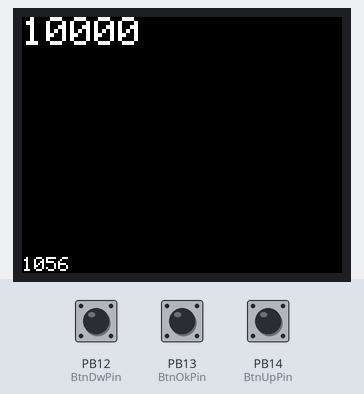
Bench run of a sketch on a simulated STM32 Blue Pill. Parts: 160×128 colour display. The test bench sets the inputs (shaded band); at power-on: PB12 (BtnDwPin) HIGH, PB13 (BtnOkPin) HIGH, PB14 (BtnUpPin) HIGH.

Above: at 1.3 s.
1.4 s: PB12 (BtnDwPin) pulled LOW for 0.15 s
At 2.6 s:
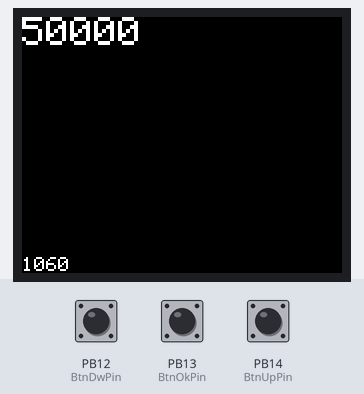
3.0 s: PB13 (BtnOkPin) pulled LOW for 0.15 s
At 3.8 s:
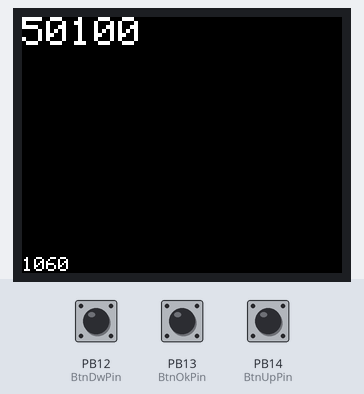
4.6 s: PB14 (BtnUpPin) pulled LOW for 0.15 s
At 5.16 s:
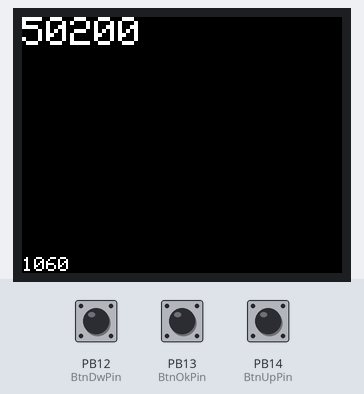
5.3 s: PB12 (BtnDwPin) pulled LOW for 1 s
At 5.65 s:
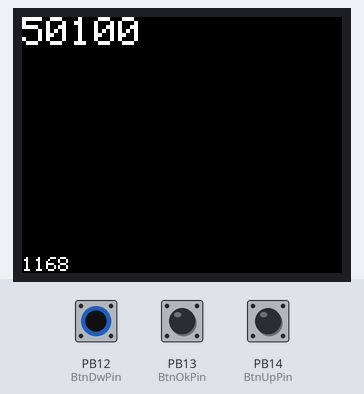
7.8 s: PB13 (BtnOkPin) pulled LOW for 1 s
At 8.15 s:
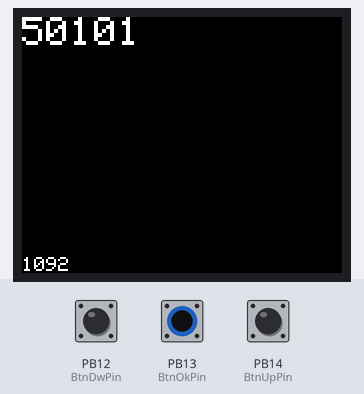
9.4 s: PB14 (BtnUpPin) pulled LOW for 1 s
At 11.02 s:
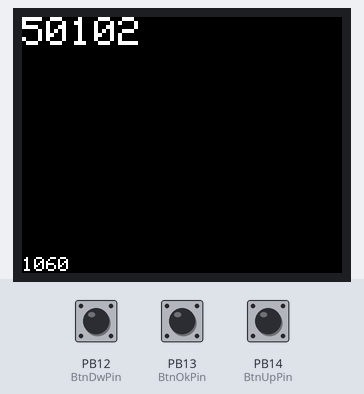
Timing chart, 0 to 12.0 s (numbered marks = the images above; inputs shaded):
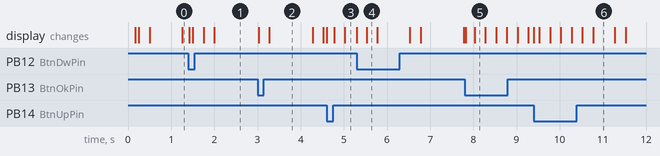

Measured:
- after the input at 1.4 s, the display: first changes at once (image 1 shows a later state)
- after the input at 3.0 s, the display: first changes at once (image 2 shows a later state)
- after the input at 4.6 s, the display: changes at once (image 3)
- after the input at 5.3 s, the display: first changes at once (image 4 shows a later state)
- after the input at 7.8 s, the display: first changes at once (image 5 shows a later state)
- after the input at 9.4 s, the display: changes at once (image 6)
- what the display in image 2 shows lasts 1.0 s, from 3.3 s to 4.3 s

The sketch:

Menu.ino
```cpp
#include <Adafruit_GFX.h>
#include <Adafruit_ST7735.h>
#include <SPI.h>

#define tft_CS     PA4
#define tft_RST    PA1
#define tft_DC     PA0
#define tft_LED    PB9

Adafruit_ST7735 tft = Adafruit_ST7735(tft_CS, tft_DC, tft_RST);

#define BtnUpPin  PB14
#define BtnOkPin  PB13
#define BtnDwPin  PB12


bool tftledMode = 1;
bool tftdimUp = 1;
int tftdimValue = 0;


int BtnUpState = 0;
int BtnUpOldState = 1;
int BtnOkState = 0;
int BtnOkOldState = 1;
int BtnDwState = 0;
int BtnDwOldState = 1;

bool ScrollBack = true;


unsigned int SelectedScreen = 10000;
unsigned int OldSelectedScreen;

int Screen1levelAmount = 5;
int Screen1levelDigit = 10000;
int Screen1levelSelected = 1;

int Screen2levelAmount = 10;
int Screen2levelDigit = 100;
int Screen2levelSelected = 0;

int Screen3levelAmount = 15;
int Screen3levelDigit = 1;
int Screen3levelSelected = 0;

int SelectedScreenDecode;

bool Screen1levelUpClick = false;
bool Screen2levelUpClick = false;
bool Screen3levelUpClick = false;

bool Screen1levelOkClick = false;
bool Screen2levelOkClick = false;
bool Screen3levelOkClick = false;

bool Screen1levelDwClick = false;
bool Screen2levelDwClick = false;
bool Screen3levelDwClick = false;

bool ScreenNeedFillBlack1level = true;
bool ScreenNeedFillBlack2level = false;
bool ScreenNeedFillBlack3level = false;

int GUIMenuElementSize = 20;
int GUIoffset = 5;


void setup(void) {
  tft.initR(INITR_BLACKTAB);
  tft.fillScreen(ST77XX_BLACK);
  tft.setRotation(3);

	pinMode(BtnUpPin, INPUT_PULLUP);
	pinMode(BtnOkPin, INPUT_PULLUP);
	pinMode(BtnDwPin, INPUT_PULLUP);
}

void loop() {
	UpdateScreen();
}


void UpdateScreen() {
	BtnHandler();
	ShowNum();
	fps(0.25, 0, 120);
}


void ShowNum() {
	if (SelectedScreen != OldSelectedScreen) {
		tft.setFont();
		tft.setTextSize(2);

		int16_t x1, y1;
		uint16_t w, h;
		tft.getTextBounds(String(SelectedScreen), 0, 0, &x1, &y1, &w, &h);
		tft.fillRect(0, 0, w, h, 0x0000);

		tft.setCursor(0, 0);
		tft.print(SelectedScreen);
		OldSelectedScreen = SelectedScreen;
	}
}


/*void RefreshScreen() {
	Screen1levelSelected = SelectedScreen / Screen1levelDigit;
	SelectedScreenDecode = SelectedScreen - (Screen1levelSelected * Screen1levelDigit);

	if (SelectedScreenDecode == 0) {
		// 1st level
			switch (Screen1levelSelected) {
				case 1:
					ScreenECMroad();
					break;
				case 2:
					ScreenTCMroad();
					break;
			}
	} else {
		SelectedScreenDecode = SelectedScreenDecode - (SelectedScreenDecode / Screen2levelDigit * Screen2levelDigit);
		if (SelectedScreenDecode == 0) {
			// 2nd level
			switch (Screen1levelSelected) {
				case 1:
					ScreenCMsMenu(ECMmenuHeader);
					break;
				case 2:
					ScreenCMsMenu(TCMmenuHeader);
					break;
			}
		} else {
			// 3rd level
			if (Screen1levelSelected == 1) {
				switch (Screen2levelSelected) {
					case 1:
						ScreenLevelUp(1);
						break;
					case 2:
						ScreenDataList(ECMsensHeader, ArrayECMsens, ArrayECMsensLen);
						break;
					case 3:
						ScreenDataList(ECMbitmasksHeader, ArrayECMbitmasks, ArrayECMbitmasksLen);
						break;
					case 4:
						ScreenDataList(ECMerrorsHeader, ArrayECMerrors, ArrayECMerrorsLen);
						break;
				}
			} else if (Screen1levelSelected == 2) {
				switch (Screen2levelSelected) {
					case 1:
						ScreenLevelUp(1);
						break;
					case 2:
						ScreenDataList(TCMsensHeader, ArrayTCMsens, ArrayTCMsensLen);
						break;
					case 3:
						ScreenDataList(TCMbitmasksHeader, ArrayTCMbitmasks, ArrayTCMbitmasksLen);
						break;
					case 4:
						ScreenDataList(TCMerrorsHeader, ArrayTCMerrors, ArrayTCMerrorsLen);
						break;
				}
			}
		}
	}

}


void ScreenLevelUp(byte LevelToReturn) {
	switch (LevelToReturn) {
		case 1:
			SelectedScreen = SelectedScreen / Screen1levelDigit * Screen1levelDigit;
			Screen2levelSelected = 0;
			Screen3levelSelected = 0;
			break;
		case 2:
			SelectedScreen = SelectedScreen / Screen2levelDigit * Screen2levelDigit;
			Screen3levelSelected = 0;
			break;
	}
	tft.fillScreen(ST77XX_BLACK);
}*/


void BtnUpClickEvent() {
	// up
	Screen1levelSelected = SelectedScreen / Screen1levelDigit;
	SelectedScreenDecode = SelectedScreen - (Screen1levelSelected * Screen1levelDigit);
	// SelectedScreenDecode m.11.22 -> 11.22

	if (SelectedScreenDecode == 0) {
		// 1st level
		if (ScrollBack == true) {
			if (Screen1levelSelected == Screen1levelAmount) {
				SelectedScreen = SelectedScreen - (Screen1levelSelected * Screen1levelDigit) + Screen1levelDigit;
				Screen1levelSelected =  1;
			} else {
				if (Screen1levelSelected < Screen1levelAmount) {
					SelectedScreen = SelectedScreen + Screen1levelDigit;
					Screen1levelSelected = Screen1levelSelected + 1;
				}
			}
		} else {
			if (Screen1levelSelected < Screen1levelAmount) {
				SelectedScreen = SelectedScreen + Screen1levelDigit;
				Screen1levelSelected = Screen1levelSelected + 1;
			}
		}

		if (ScreenNeedFillBlack1level) tft.fillScreen(ST77XX_BLACK);
		Screen1levelUpClick = true;

	} else {
		Screen2levelSelected = SelectedScreenDecode / Screen2levelDigit;
		SelectedScreenDecode = SelectedScreenDecode - (Screen2levelSelected * Screen2levelDigit);
		// SelectedScreenDecode 11.22 -> last 22

		if (SelectedScreenDecode == 0) {
			// 2nd level

			if (ScrollBack == true) {
				if (Screen2levelSelected == Screen2levelAmount) {
					SelectedScreen = SelectedScreen - (Screen2levelSelected * Screen2levelDigit) + Screen2levelDigit;
					Screen2levelSelected =  1;
				} else {
					if (Screen2levelSelected < Screen2levelAmount) {
						SelectedScreen = SelectedScreen + Screen2levelDigit;
						Screen2levelSelected = Screen2levelSelected + 1;
					}
				}
			} else {
				if (Screen2levelSelected < Screen2levelAmount) {
					SelectedScreen = SelectedScreen + Screen2levelDigit;
					Screen2levelSelected = Screen2levelSelected + 1;
				}
			}

			if (ScreenNeedFillBlack2level) tft.fillScreen(ST77XX_BLACK);
			Screen2levelUpClick = true;

		} else {
			// 3rd level
			Screen3levelSelected = SelectedScreenDecode;

			if (ScrollBack == true) {
				if (Screen3levelSelected == Screen3levelAmount) {
					SelectedScreen = SelectedScreen - (Screen3levelSelected * Screen3levelDigit) + Screen3levelDigit;
					Screen3levelSelected =  1;
				} else {
					if (Screen3levelSelected < Screen3levelAmount) {
						SelectedScreen = SelectedScreen + Screen3levelDigit;
						Screen3levelSelected = Screen3levelSelected + 1;
					}
				}
			} else if (Screen3levelSelected < Screen3levelAmount) {
					SelectedScreen = SelectedScreen + Screen3levelDigit;
					Screen3levelSelected = Screen3levelSelected + 1;
			}

			if (ScreenNeedFillBlack3level) tft.fillScreen(ST77XX_BLACK);
			Screen3levelUpClick = true;
		}
	}
}


void BtnOkClickEvent() {
	// ok
	Screen1levelSelected = SelectedScreen / Screen1levelDigit;
	SelectedScreenDecode = SelectedScreen - (Screen1levelSelected * Screen1levelDigit);

	if (SelectedScreenDecode == 0) {
		// 1st level
		SelectedScreen = SelectedScreen + Screen2levelDigit;
		Screen2levelSelected = 1;
		tft.fillScreen(ST77XX_BLACK);
		Screen1levelOkClick = true;
	} else {
		SelectedScreenDecode = SelectedScreenDecode - (SelectedScreenDecode / Screen2levelDigit * Screen2levelDigit);

		if (SelectedScreenDecode == 0) {
			// 2nd level
			SelectedScreen = SelectedScreen + Screen3levelDigit;
			Screen3levelSelected = 1;
			tft.fillScreen(ST77XX_BLACK);
			Screen2levelOkClick = true;
		} else {
			// 3rd level
			Screen3levelOkClick = true;
		}
	}
}


void BtnDwClickEvent() {
	// down
	Screen1levelSelected = SelectedScreen / Screen1levelDigit;
	SelectedScreenDecode = SelectedScreen - (Screen1levelSelected * Screen1levelDigit);

	if (SelectedScreenDecode == 0) {
		// 1st level

		if (ScrollBack = true) {
			if (Screen1levelSelected == 1) {
				SelectedScreen = Screen1levelDigit * Screen1levelAmount;
				Screen1levelSelected = Screen1levelAmount;
			} else {
				if (Screen1levelSelected > 1) {
					SelectedScreen = SelectedScreen - Screen1levelDigit;
					Screen1levelSelected = Screen1levelSelected - 1;
				}
			}
		} else {
			if (Screen1levelSelected > 1) {
				SelectedScreen = SelectedScreen - Screen1levelDigit;
				Screen1levelSelected = Screen1levelSelected - 1;
			}
		}

		if (ScreenNeedFillBlack1level) tft.fillScreen(ST77XX_BLACK);
		Screen1levelDwClick = true;

	} else {
		Screen2levelSelected = SelectedScreenDecode / Screen2levelDigit;
		SelectedScreenDecode = SelectedScreenDecode - (Screen2levelSelected * Screen2levelDigit);

		if (SelectedScreenDecode == 0) {
			// 2nd level

			if (ScrollBack = true) {
				if (Screen2levelSelected == 1) {
					SelectedScreen = SelectedScreen + (Screen2levelDigit * (Screen2levelAmount-1));
					Screen2levelSelected = Screen2levelAmount;
				} else {
					if (Screen2levelSelected > 1) {
						SelectedScreen = SelectedScreen - Screen2levelDigit;
						Screen2levelSelected = Screen2levelSelected - 1;
					}
				}
			} else {
				if (Screen2levelSelected > 1) {
					SelectedScreen = SelectedScreen - Screen2levelDigit;
					Screen2levelSelected = Screen2levelSelected - 1;
				}
			}

			if (ScreenNeedFillBlack2level) tft.fillScreen(ST77XX_BLACK);
			Screen2levelDwClick = true;

		} else {
			// 3rd level
			Screen3levelSelected = SelectedScreenDecode;

			if (ScrollBack = true) {
				if (Screen3levelSelected == 1) {
					SelectedScreen = SelectedScreen + (Screen3levelDigit * (Screen3levelAmount-1));
					Screen3levelSelected = Screen3levelAmount;
				} else {
					if (Screen3levelSelected > 1) {
						SelectedScreen = SelectedScreen - Screen3levelDigit;
						Screen3levelSelected = Screen3levelSelected - 1;
					}
				}
			} else {
				if (Screen3levelSelected > 1) {
					SelectedScreen = SelectedScreen - Screen3levelDigit;
					Screen3levelSelected = Screen3levelSelected - 1;
				}
			}

			if (ScreenNeedFillBlack3level) tft.fillScreen(ST77XX_BLACK);
			Screen3levelDwClick = true;
		}
	}
}


void BtnHandler() {
	BtnUpState = digitalRead(BtnUpPin);
	BtnOkState = digitalRead(BtnOkPin);
	BtnDwState = digitalRead(BtnDwPin);

	if (BtnUpState == 0) {
		if (BtnUpState != BtnUpOldState) {
			BtnUpClickEvent();
			BtnUpOldState = BtnUpState;
		}
	} else {
		BtnUpOldState = 1;
	}

	if (BtnOkState == 0) {
		if (BtnOkState != BtnOkOldState) {
			BtnOkClickEvent();
			BtnOkOldState = BtnOkState;
		}
	} else {
		BtnOkOldState = 1;
	}

	if (BtnDwState == 0) {
		if (BtnDwState != BtnDwOldState) {
			BtnDwClickEvent();
			BtnDwOldState = BtnDwState;
      }
	} else {
		BtnDwOldState = 1;
	}

}


static inline void fps(const float seconds, const int x, const int y){

  static unsigned long lastMillis;
  static unsigned long frameCount;
  static unsigned int framesPerSecond;

  unsigned long now = millis();
  frameCount ++;

  tft.setCursor(x, y);

  if (now - lastMillis >= seconds * 1000) {
	  tft.setTextSize(1);
    framesPerSecond = frameCount / seconds;

	String framesPerSecondStr = String(framesPerSecond);
	int16_t x1, y1;
	uint16_t w, h;
	tft.getTextBounds(framesPerSecondStr, x, y, &x1, &y1, &w, &h);
	tft.fillRect(x, y, w, h, 0x0000);

	tft.print(framesPerSecond);
	frameCount = 0;
	lastMillis = now;
  }
}
```
